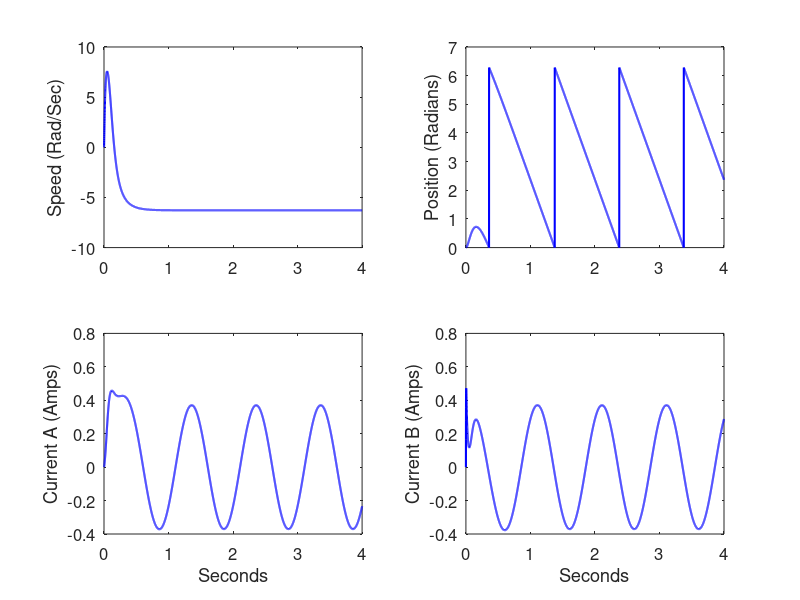

Here is the MATLAB script that generated this plot:
function MotorNominal

% Two-phase step motor simulation.

Ra = 1.9; % Winding resistance
L = 0.003; % Winding inductance
lambda = 0.1; % Motor constant
J = 0.00018; % Moment of inertia
B = 0.001; % Coefficient of viscous friction

dt = 0.0005; % Integration step size

tf = 4; % Simulation length 

x = [0; 0; 0; 0]; % Initial state
w = 2 * pi; % Control input frequency

% Initialize arrays for plotting at the end of the program
N = round(tf/dt) + 1;
xArray = zeros(4, N);

i = 0;
% Begin simulation loop
for t = 0 : dt : tf
    i = i + 1;
    xArray(:, i) = x;
    ua = sin(w*t); % nominal winding A control input
    ub = cos(w*t); % nominal winding B control input
    xdot = [-Ra/L*x(1) + x(3)*lambda/L*sin(x(4)) + ua/L;
        -Ra/L*x(2) - x(3)*lambda/L*cos(x(4)) + ub/L;
        -3/2*lambda/J*x(1)*sin(x(4)) + 3/2*lambda/J*x(2)*cos(x(4)) - B/J*x(3);
        x(3)];
    x = x + xdot * dt;
    x(4) = mod(x(4), 2*pi);
end

% Plot results
close all;
tArray = 0 : dt : tf+dt/10;

figure;
set(gcf,'Color','White'); 

subplot(2,2,1); 
plot(tArray,xArray(3,:),'b-','LineWidth',1.5);
set(gca,'FontSize',12); set(gca,'Box','on');
ylabel('Speed (Rad/Sec)');

subplot(2,2,2);
plot(tArray,xArray(4,:),'b-','LineWidth',1.5);
set(gca,'FontSize',12); set(gca,'Box','on');
ylabel('Position (Radians)');

subplot(2,2,3);
plot(tArray,xArray(1,:),'b-','LineWidth',1.5);
set(gca,'FontSize',12); set(gca,'Box','on');
xlabel('Seconds'); ylabel('Current A (Amps)');

subplot(2,2,4);
plot(tArray,xArray(2,:),'b-','LineWidth',1.5);
set(gca,'FontSize',12); set(gca,'Box','on');
xlabel('Seconds'); ylabel('Current B (Amps)');